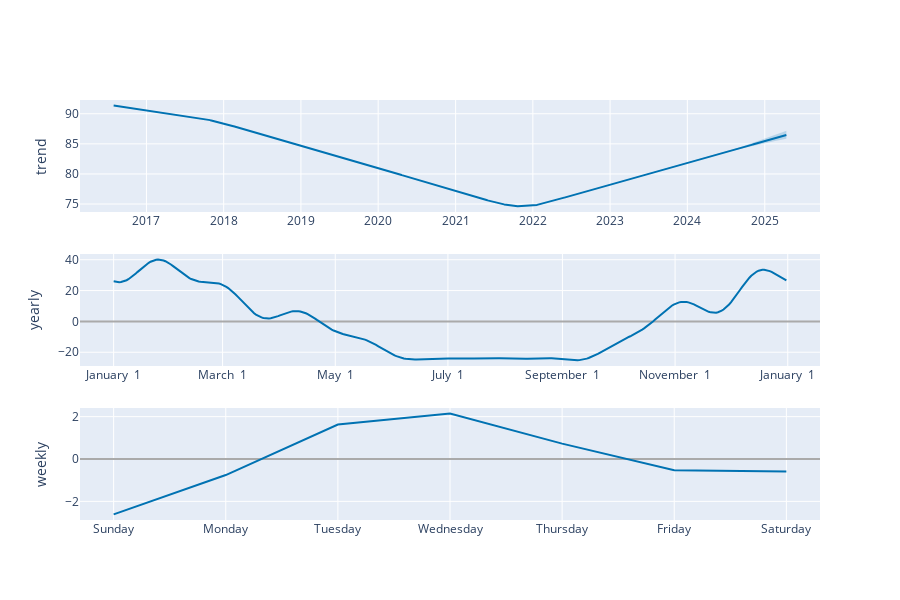

Notebook cell for this chart:
### Code cell
plot_components_plotly(model, forecast)

### Figure 1 — Plotly figure (JSON) as saved in the notebook; plotly's stock layout.template omitted (floating-point values rounded to 4 significant figures; data arrays with more than 128 entries replaced by an {"elided": "..."} marker saying what was removed)
{"data": [{"line": {"color": "#0072B2", "width": 2}, "mode": "lines", "name": "trend", "type": "scatter", "x": {"elided": "3171 str values"}, "xaxis": "x", "y": {"elided": "3171 float values"}, "yaxis": "y"}, {"line": {"color": "rgba(0, 114, 178, 0.2)", "width": 0}, "mode": "lines", "name": "trend_upper", "type": "scatter", "x": {"elided": "3171 str values"}, "xaxis": "x", "y": {"elided": "3171 float values"}, "yaxis": "y"}, {"fill": "tonexty", "fillcolor": "rgba(0, 114, 178, 0.2)", "line": {"color": "rgba(0, 114, 178, 0.2)", "width": 0}, "mode": "lines", "name": "trend_lower", "type": "scatter", "x": {"elided": "3171 str values"}, "xaxis": "x", "y": {"elided": "3171 float values"}, "yaxis": "y"}, {"line": {"color": "#0072B2", "width": 2}, "mode": "lines", "name": "yearly", "type": "scatter", "x": {"elided": "365 str values"}, "xaxis": "x2", "y": {"elided": "365 float values"}, "yaxis": "y2"}, {"line": {"color": "#0072B2", "width": 2}, "mode": "lines", "name": "weekly", "type": "scatter", "x": ["2017-01-01T00:00:00", "2017-01-02T00:00:00", "2017-01-03T00:00:00", "2017-01-04T00:00:00", "2017-01-05T00:00:00", "2017-01-06T00:00:00", "2017-01-07T00:00:00"], "xaxis": "x3", "y": [-2.616, -0.758, 1.627, 2.144, 0.7254, -0.5339, -0.588], "yaxis": "y3"}], "layout": {"height": 600, "showlegend": false, "width": 900, "xaxis": {"anchor": "y", "domain": [0, 1], "range": ["2016-02-22T01:12:00", "2025-09-18T22:48:00"], "type": "date"}, "xaxis2": {"anchor": "y2", "domain": [0, 1], "range": ["2016-12-13T18:54:02.958904", "2018-01-18T11:04:57.863013"], "tickformat": "%B %e", "type": "date"}, "xaxis3": {"anchor": "y3", "domain": [0, 1], "range": ["2016-12-31T16:48:00", "2017-01-07T07:12:00"], "tickformat": "%A", "type": "date"}, "yaxis": {"anchor": "x", "domain": [0.7333, 1], "rangemode": "normal", "title": {"text": "trend"}, "zerolinecolor": "#AAA"}, "yaxis2": {"anchor": "x2", "domain": [0.3667, 0.6333], "title": {"text": "yearly"}, "zerolinecolor": "#AAA"}, "yaxis3": {"anchor": "x3", "domain": [0, 0.2667], "title": {"text": "weekly"}, "zerolinecolor": "#AAA"}}}
